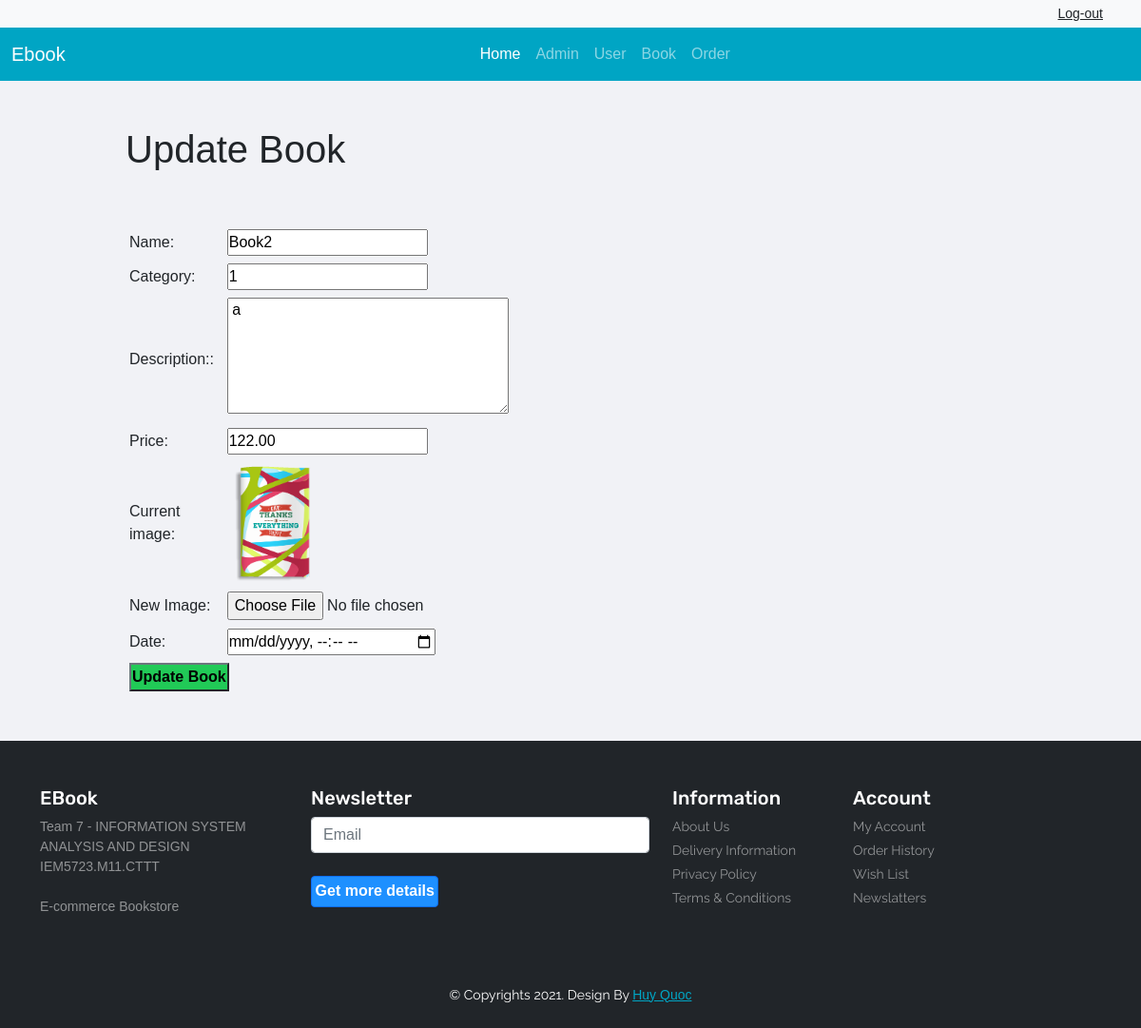
The app's page /admin/update_book.php?id=2 (signed in) with its own data.
### tables this page shows
CREATE TABLE IF NOT EXISTS `product` (
  `item_id` int(10) UNSIGNED NOT NULL AUTO_INCREMENT,
  `item_brand` varchar(200) NOT NULL,
  `item_name` varchar(255) NOT NULL,
  `item_description` text NOT NULL,
  `item_price` double(10,2) NOT NULL,
  `item_image` varchar(255) NOT NULL,
  `item_register` datetime DEFAULT NULL,
  PRIMARY KEY (`item_id`)
);

### admin/update_book.php (called while the page is built, shortened)
<?php
include ('header.php');
?>
<?php
include ('Template/update-book.php');
?>
<?php
include ('footer.php');
?>

### admin/Template/update-book.php (the view, shortened to what this page needs)
<div class="main-content">
    <div class="wrapper">
        <h1>Update Book</h1>
        <br><br>
        <?php
            if(isset($_GET['id']))
            {
                $id = $_GET['id'];
                $sql2="select * from product where item_id=$id";
                $res2 =mysqli_query($conn,$sql2);
                $count2=mysqli_num_rows($res2);
                if($count2==1)
                {
                    $row2 = mysqli_fetch_assoc($res2);
                    $category= $row2['item_brand'];
                    $name= $row2['item_name'];
                    $description=$row2['item_description'];
                    $price= $row2['item_price'];
                    $current_image = $row2['item_image'];
                }
                else{
                    $_SESSION['no-book-found']="<div class='error'>Book not found</div>";
                     header('Location:'.SITEURL.'admin/manage_book.php');
                }
            }
            else{
                header('Location:'.SITEURL.'admin/manage_book.php');
            }
        ?>
        <form action="" method="post" enctype="multipart/form-data">
            <table class="tbl-30">
                <tr>
                    <td>Name:</td>
                    <td>
                        <input type="text" name="item_name" value="<?php echo $name; ?>">
                    </td>
                </tr>
                <tr>
                    <td>Category:</td>
                    <td>
                        <input type="text" name="item_brand" value="<?php echo $category; ?>">
                    </td>
                </tr>
                <tr>
                    <td>Description::</td>
                    <td>
                        <textarea name="item_description" cols="30" rows="5" > <?php echo $description; ?></textarea>
                    </td>
                </tr>
                <tr>
                    <td>Price:</td>
                    <td>
                        <input type="number" name="item_price" value="<?php echo $price; ?>">
                    </td>
                </tr>
                <tr>
                    <td>Current image:</td>
                    <td>
                        <?php
                        if($current_image!=""){
                            ?>
                            <img src="<?php echo SITEURL; ?><?php echo $current_image; ?>" width="100px" alt="">
                            <?php
                        }
                        else{
                            echo "<div class='error'>Image Not Added</div>";
                        }
                        ?>
                    </td>
                </tr>
                <tr>
                    <td>New Image:</td>
                    <td>
                        <input type="file" name="image" id="">
                    </td>
                </tr>
                <tr>
                    <td>Date:</td>
                    <td>
                        <input type="datetime-local"  name="item_register">
                    </td>
                </tr>
                <tr>
                    <td>
                        <input type="submit" name="submit" value="Update Book" class="btn-secondary">
                    </td>
                </tr>
            </table>
        </form>
    </div>
    </div>

### admin/admin.css (style rules this page uses)
* { margin: 0; padding: 0; font-family: Arial, Helvetica, sans-serif; }
.wrapper { padding:1%; width: 80%; margin: 0 auto; }
.tbl-30 { width: 30%; }
table tr td { padding:1%; }
.btn-secondary { background-color:#21ca57; padding: 1%; color: #000;text-decoration: none; font-weight: bold; }
.main-content { background-color: #f1f2f6; padding:3% 0; }
* { margin: 0; padding: 0; }
::placeholder { color: rgb(201, 116, 20); }

### records on screen
product: item_name "Book2", item_brand "1", item_description "a", item_price "122.00", item_image (picture)
